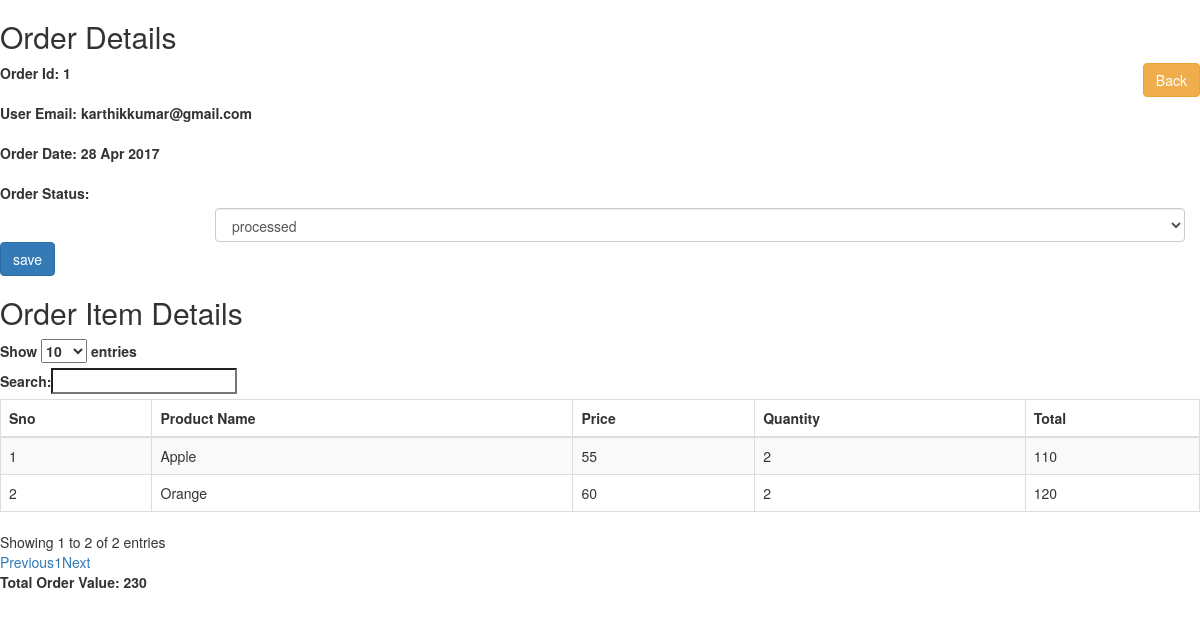
The app's page /orders/1 with its own data.
### tables this page shows
CREATE TABLE `order_entity` (
  `id` int(11) NOT NULL,
  `email_id` varchar(200) NOT NULL,
  `status` varchar(1) NOT NULL DEFAULT '1',
  `created_at` timestamp NOT NULL DEFAULT CURRENT_TIMESTAMP,
  `updated_at` timestamp NULL DEFAULT NULL
);

CREATE TABLE `order_item_entity` (
  `id` int(11) NOT NULL,
  `order_id` int(11) NOT NULL,
  `name` varchar(200) NOT NULL,
  `price` double NOT NULL,
  `quantity` int(11) NOT NULL,
  `created_at` timestamp NOT NULL DEFAULT CURRENT_TIMESTAMP,
  `updated_at` timestamp NULL DEFAULT NULL
);

### application/controllers/Welcome.php (called while the page is built, shortened)
<?php
class Welcome extends CI_Controller {
	public function orders_update()
	{
		$id=$this->uri->segment(2);
		$data['order_details']	=$this->order_model->select('order_entity',array('id'=>$id));
		$data['order_entity']	=$this->order_model->select('order_item_entity',array('order_id'=>$id));
		$this->load->view('orders_update',$data);
	}
}

### index.php (called while the page is built, shortened)
<?php
require_once BASEPATH.'core/CodeIgniter.php';

### application/models/Order_model.php (called while the page is built, shortened)
<?php if(!defined('BASEPATH'))exit('No direct script access allowed');
class Order_model extends CI_Model
{
	function select($table,$cond)
	{
		$this->db->select('*');
		$this->db->from($table);
		if(!empty($cond))
		$this->db->where($cond);
		$query = $this->db->get();
		return $query;
	}
}

### application/views/orders_update.php (the view, shortened to what this page needs)
<!DOCTYPE html PUBLIC "-//W3C//DTD XHTML 1.0 Transitional//EN" "http://www.w3.org/TR/xhtml1/DTD/xhtml1-transitional.dtd">
<html xmlns="http://www.w3.org/1999/xhtml">
<head>
<link rel="stylesheet" type="text/css" href="//maxcdn.bootstrapcdn.com/bootstrap/3.3.7/css/bootstrap.min.css"/>
<link rel="stylesheet" type="text/css" href="https://cdn.datatables.net/1.10.15/css/dataTables.bootstrap.min.css"/>
</head>
<body>
<?php $or=$order_details->row();?>
<h2>Order Details</h2>
<a href="<?=base_url()?>orders" type="button" class="btn btn-warning" style="float:right">Back</a>
<form action="<?=base_url()?>orders/<?=$or->id?>" method="post">
    <div class="form-group">
      <label for="email">Order Id:</label>
      <label for="email"><?=$or->id?></label>
    </div>
    <div class="form-group">
      <label for="email">User Email:</label>
      <label for="email"><?=$or->email_id?></label>
    </div>
    <div class="form-group">
      <label for="email">Order Date:</label>
      <label for="email"><?=date('d M Y',strtotime($or->created_at))?></label>
    </div>
    <div class="form-group">
      <label for="email">Order Status:</label>
      <div class="col-sm-offset-2 col-sm-10">
      <select  class="form-control col-md-6"  name="status">
        <option value="2" <?php if($or->status==2){?> selected="selected"<?php }?>>processed</option>
      </select>
     </div>
    </div>
    <div class="form-group">
      <input type="submit" value="save" name="save" class="btn btn-primary" />
    </div>
  </form>
<h2>Order Item Details</h2>
<table id="example" class="table table-striped table-bordered" cellspacing="0" width="100%">
        <thead>
            <tr>
                <th>Sno</th>
                <th>Product Name</th>
                <th>Price</th>
                <th>Quantity</th>
                <th>Total</th>
            </tr>
        </thead>
        <tbody>
        <?php $sum=array();$i=1;if(isset($order_entity) && $order_entity->num_rows()>0){
			foreach($order_entity->result() as $oe)
			{
				?>
            <tr>
                <td><?=$i++?></td>
                <td><?=$oe->name?></td>
                <td><?=$oe->price?></td>
                <td><?=$oe->quantity?></td>
                <td><?php echo $oe->price*$oe->quantity;$sum[]=$oe->price*$oe->quantity?></td>
            </tr>
            <?php
			}
		}
		?>
        </tbody>
    </table>
     <div class="form-group">
      <label for="email">Total Order Value:</label>
      <label for="email"><?=array_sum($sum);?></label>
    </div>
</body>
</html>

### records on screen
order_entity: id "1", email "karthikkumar@gmail.com", created_at "28 Apr 2017", status "processed"
order_item_entity: name "Apple", price "55", quantity "2", $oe->price*$oe->quantity "110"
order_item_entity: name "Orange", price "60", quantity "2", $oe->price*$oe->quantity "120"

### other values on screen
array_sum($sum) "230"
